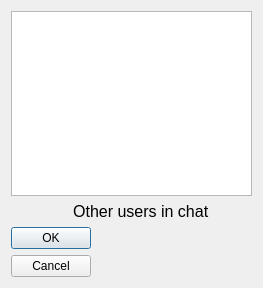
<?xml version="1.0" encoding="UTF-8"?>
<ui version="4.0">
 <class>SeeUs</class>
 <widget class="QDialog" name="SeeUs">
  <property name="geometry">
   <rect>
    <x>0</x>
    <y>0</y>
    <width>263</width>
    <height>288</height>
   </rect>
  </property>
  <property name="windowTitle">
   <string>Dialog</string>
  </property>
  <layout class="QVBoxLayout" name="verticalLayout">
   <item>
    <widget class="QListWidget" name="listWidget_SeeUs"/>
   </item>
   <item>
    <widget class="QLabel" name="label">
     <property name="font">
      <font>
       <pointsize>12</pointsize>
      </font>
     </property>
     <property name="text">
      <string>              Other users in chat</string>
     </property>
    </widget>
   </item>
   <item>
    <widget class="QDialogButtonBox" name="buttonBox">
     <property name="orientation">
      <enum>Qt::Vertical</enum>
     </property>
     <property name="standardButtons">
      <set>QDialogButtonBox::Cancel|QDialogButtonBox::Ok</set>
     </property>
    </widget>
   </item>
  </layout>
 </widget>
 <resources/>
 <connections>
  <connection>
   <sender>buttonBox</sender>
   <signal>accepted()</signal>
   <receiver>SeeUs</receiver>
   <slot>accept()</slot>
   <hints>
    <hint type="sourcelabel">
     <x>248</x>
     <y>254</y>
    </hint>
    <hint type="destinationlabel">
     <x>157</x>
     <y>274</y>
    </hint>
   </hints>
  </connection>
  <connection>
   <sender>buttonBox</sender>
   <signal>rejected()</signal>
   <receiver>SeeUs</receiver>
   <slot>reject()</slot>
   <hints>
    <hint type="sourcelabel">
     <x>316</x>
     <y>260</y>
    </hint>
    <hint type="destinationlabel">
     <x>286</x>
     <y>274</y>
    </hint>
   </hints>
  </connection>
 </connections>
</ui>
